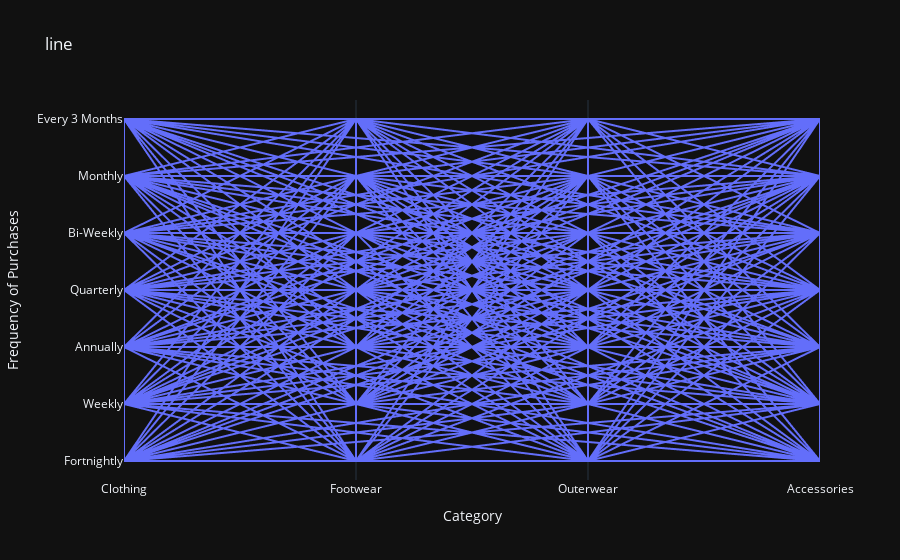

Here is the notebook cell this chart was saved with:
### Code cell
import pandas as pd
import plotly.express as px

def plot(file_path, x_column, y_column, GraphNAME, plot_type="line"):
    """
    Read data from a file, clean it using pandas, and visualize a 2D graph in dark mode using Plotly.

    Args:
        file_path (str): Path to the input data file.
        x_column (str): Name of the column to use for the X-axis.
        y_column (str): Name of the column to use for the Y-axis.
        GraphNAME (str): Title of the graph.
        plot_type (str): Type of plot to create ("line", "scatter", "bar", etc.).

    Returns:
        None
    """
    # Read data from the file using pandas
    try:
        df = pd.read_csv(file_path)  # Assuming a CSV file, adjust as needed
    except pd.errors.EmptyDataError:
        print(f"The file {file_path} is empty or not in the expected format.")
        return

    # Clean the data (you can add specific data cleaning steps here)

    # Create a Plotly figure based on the chosen plot type with a dark template
    if plot_type == "line":
        fig = px.line(df, x=x_column, y=y_column, title=GraphNAME)
    elif plot_type == "scatter":
        fig = px.scatter(df, x=x_column, y=y_column, title=GraphNAME)
    elif plot_type == "bar":
        fig = px.bar(df, x=x_column, y=y_column, title=GraphNAME)
    else:
        print(f"Unsupported plot type: {plot_type}")
        return

    # Set a dark mode template
    fig.update_layout(template="plotly_dark")

    # Show the interactive Plotly graph
    fig.show()


# Example usage:
file_path = "doc.csv"  # Replace with the path to your data file
x_column = "Category"  # Replace with the actual X column name
y_column = "Frequency of Purchases"  # Replace with the actual Y column name
GraphNAME = "line"

# Visualize the cleaned data from the file using Plotly
visualize_2d_graph_from_file_dark(file_path, x_column, y_column, GraphNAME, plot_type="line")

### Figure 1 — Plotly figure (JSON) as saved in the notebook; plotly's stock layout.template omitted (floating-point values rounded to 4 significant figures; data arrays with more than 128 entries replaced by an {"elided": "..."} marker saying what was removed)
{"data": [{"hovertemplate": "Category=%{x}<br>Frequency of Purchases=%{y}<extra></extra>", "legendgroup": "", "line": {"color": "#636efa", "dash": "solid"}, "marker": {"symbol": "circle"}, "mode": "lines", "name": "", "showlegend": false, "type": "scattergl", "x": {"elided": "3900 str values"}, "xaxis": "x", "y": {"elided": "3900 str values"}, "yaxis": "y"}], "layout": {"legend": {"tracegroupgap": 0}, "title": {"text": "line"}, "xaxis": {"anchor": "y", "domain": [0, 1], "title": {"text": "Category"}}, "yaxis": {"anchor": "x", "domain": [0, 1], "title": {"text": "Frequency of Purchases"}}}}
